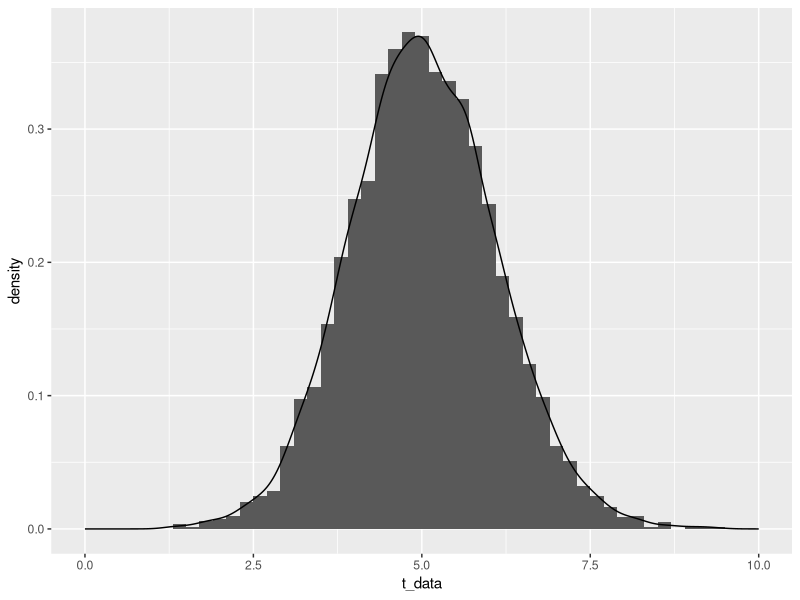
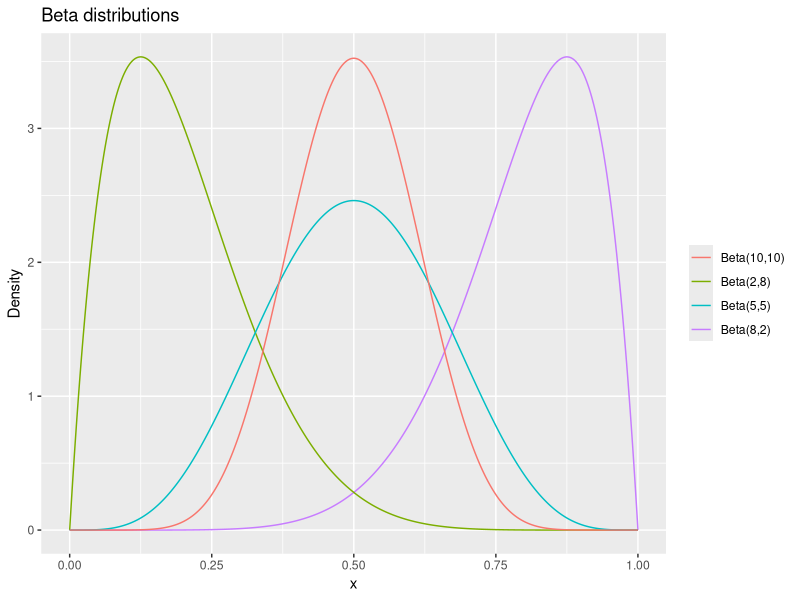
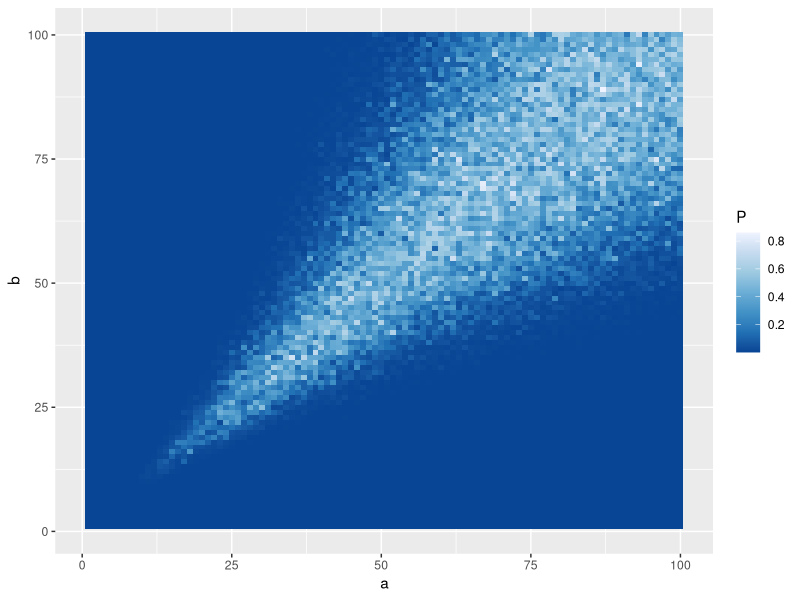
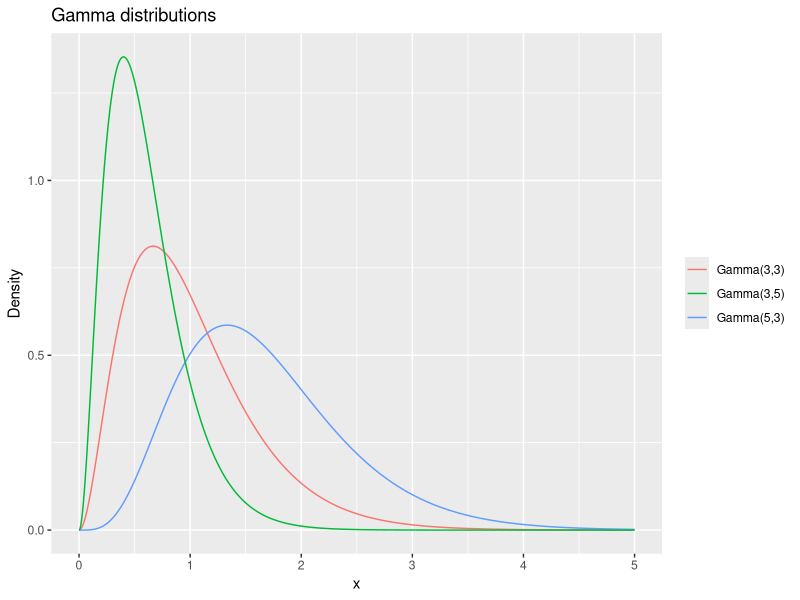

Generate these figures, in order, with R: (Note: a time limit stopped this script after it produced the figures.)
library(ggplot2)
library(RColorBrewer)

## Gregory Janesch, last edited 2020-05-10
## Description: Code for blog post 005, "Looking Normal(ly Distributed)"

N <- 4000
repeats <- 15

################################################################################
#### FIRST PLOT - t-dist, as an example
################################################################################
t_data <- rt(N, df=100, ncp=5)
shapiro.test(t_data)

ggplot(data=NULL, aes(x=t_data)) + geom_histogram(aes(y=..density..), binwidth=0.2) + geom_density() + xlim(c(0,10))


################################################################################
#### DISTRIBUTION ONE - BETA
################################################################################

x = seq(0,1,by=0.0001)
ggplot(data=NULL, aes(x=x)) + geom_line(aes(y=dbeta(x,8,2), color="Beta(8,2)")) +
    geom_line(aes(y=dbeta(x,2,8), color="Beta(2,8)")) +
    geom_line(aes(y=dbeta(x,5,5), color="Beta(5,5)")) +
    geom_line(aes(y=dbeta(x,10,10), color="Beta(10,10)")) +
    labs(title="Beta distributions") + theme(legend.title = element_blank()) + ylab("Density")

beta_normality_check <- function(alpha, beta, N=2000, times=1){
    random_samples <- matrix(rbeta(N*times, alpha, beta), nrow = N, ncol = times)
    p_values <- apply(random_samples, MARGIN = 2, function(x){shapiro.test(x)$p.value})
    return(median(p_values))
}

beta_parameters <- expand.grid(Alpha=seq(1,100,by=1), Beta=seq(1,100,by=1))
beta_parameters$P <- apply(beta_parameters, MARGIN=1,
                           function(r){beta_normality_check(r[1], r[2], N=N, times=repeats)})
ggplot(data=beta_parameters, aes(x=Alpha, y=Beta)) + geom_tile(aes(fill=P)) +
    scale_fill_distiller() + xlab("a") + ylab("b")

################################################################################
#### DISTRIBUTION TWO - GAMMA
################################################################################

x = seq(0,5,by=0.001)
ggplot(data=NULL, aes(x=x)) + geom_line(aes(y=dgamma(x,3,3), color="Gamma(3,3)")) +
    geom_line(aes(y=dgamma(x,5,3), color="Gamma(5,3)")) +
    geom_line(aes(y=dgamma(x,3,5), color="Gamma(3,5)")) + 
    labs(title="Gamma distributions") + theme(legend.title = element_blank()) + ylab("Density")

gamma_normality_check <- function(shape, rate, N=2000, times=5){
    random_samples <- matrix(rgamma(N*times, shape=shape, rate=rate), nrow=N, ncol=times)
    p_values <- apply(random_samples, MARGIN = 2, function(x){shapiro.test(x)$p.value})
    return(median(p_values))
}

g_parameters <- expand.grid(Shape=seq(10,1000,by=10), Rate=seq(10,1000,by=10))
g_parameters$P <- apply(g_parameters, MARGIN=1,
                         function(r){gamma_normality_check(r[1], r[2], N=N, times=15)})
ggplot(data=g_parameters, aes(x=Shape, y=Rate)) + geom_tile(aes(fill=P)) +
    scale_fill_distiller()


################################################################################
#### DISTRIBUTION THREE - BINOMIAL
################################################################################
x = 0:50
ggplot(data=NULL, aes(x=x)) + geom_bar(aes(y=dbinom(x,50,0.2), color="Binom(50,0.2)"), alpha=0.2, stat="identity") +
    geom_bar(aes(y=dbinom(x,50,0.5), color="Binom(50,0.5)"), alpha=0.2, stat="identity") +
    geom_bar(aes(y=dbinom(x,20,0.2), color="Binom(20,0.2)"), alpha=0.2, stat="identity") + 
    labs(title="Binomial distributions") + theme(legend.title = element_blank()) + ylab("Density")

binomial_normality_check <- function(count, prob, N=2000, times=5){
    random_samples <- matrix(rbinom(N*times, size=count, prob=prob), nrow=N, ncol=times)
    p_values <- apply(random_samples, MARGIN = 2, function(x){shapiro.test(x)$p.value})
    return(median(p_values))
}

bin_parameters <- expand.grid(Count=seq(20,3000,5), Prob=seq(0.01,0.99,by=0.01))
bin_parameters$P <- apply(bin_parameters, MARGIN=1,
                          FUN = function(r){binomial_normality_check(r[1], r[2], times=15)})
ggplot(data=bin_parameters, aes(x=Count, y=Prob)) + geom_tile(aes(fill=P)) +
    scale_fill_distiller()


################################################################################
#### DISTRIBUTION FOUR - POISSON
################################################################################
x = 0:50
ggplot(data=NULL, aes(x=x)) +
    geom_bar(aes(y=dpois(x,8), color="Poisson(8)"), alpha=0.2, stat="identity") + 
    geom_bar(aes(y=dpois(x,15), color="Poisson(15)"), alpha=0.2, stat="identity") + 
    geom_bar(aes(y=dpois(x,25), color="Poisson(25)"), alpha=0.2, stat="identity") + 
    labs(title="Poisson distributions") + theme(legend.title = element_blank()) + ylab("Density")

poisson_normality_check <- function(rate, N=2000, times=5){
    random_samples <- matrix(rpois(N*times, lambda=rate), nrow=N, ncol=times)
    p_values <- apply(random_samples, MARGIN = 2, function(x){shapiro.test(x)$p.value})
    return(median(p_values))
}

p_parameters <- expand.grid(Rate=seq(0.1,1000,by=0.1))
p_parameters$P <- apply(p_parameters, MARGIN=1,
                        FUN = function(r){poisson_normality_check(r[1], N=N, times=15)})
ggplot(data=p_parameters, aes(x=Rate, y=P)) + geom_point(alpha=0.1) + geom_smooth(color="purple")
